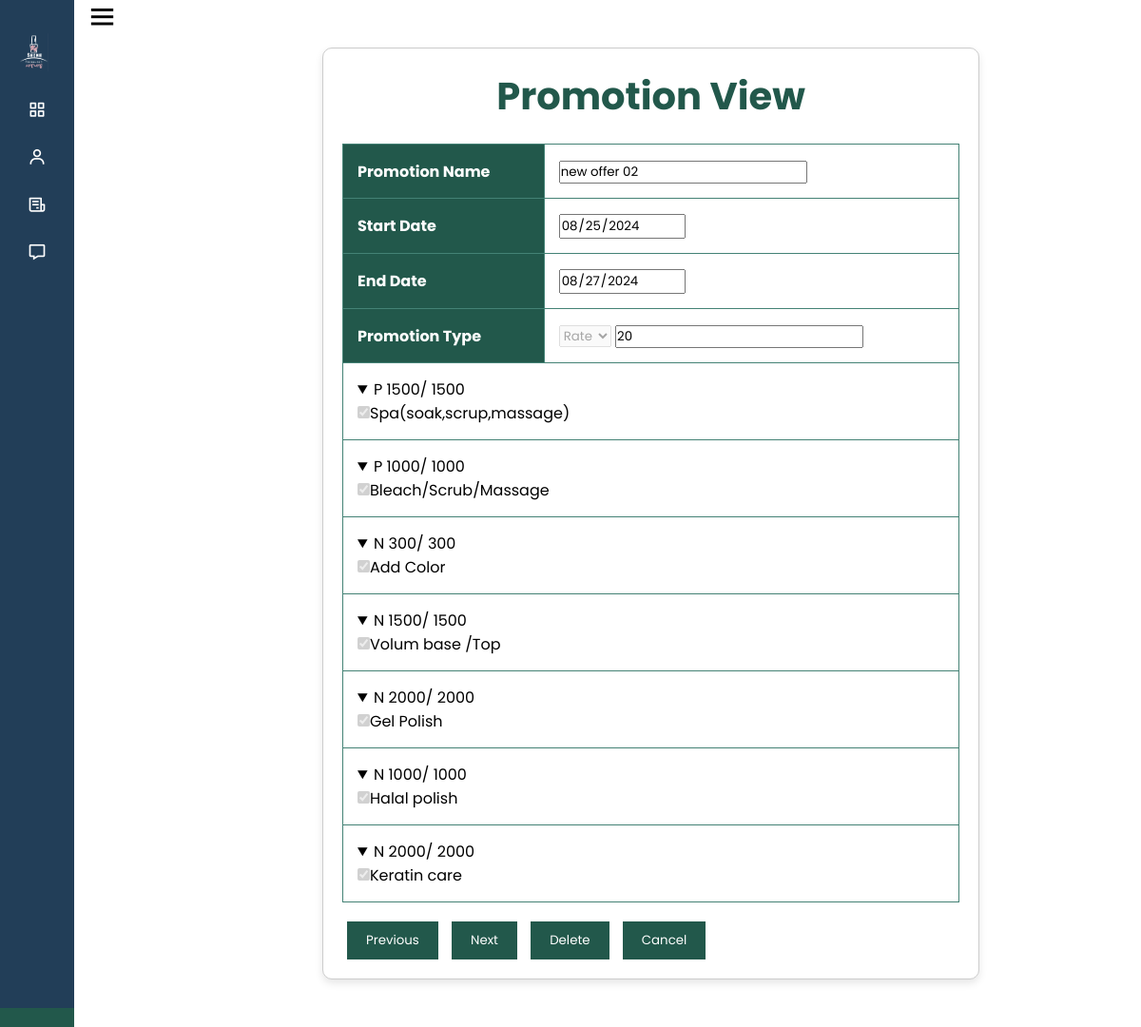
Screenshot of /promotion_view.php?p_no=81 with the database file from the repository.
### tables this page shows
CREATE TABLE IF NOT EXISTS `promotion` (
  `p_no` int(11) NOT NULL AUTO_INCREMENT,
  `p_name` varchar(30) NOT NULL,
  `p_s_date` date NOT NULL,
  `p_e_date` date NOT NULL,
  `p_s_items` int(11) DEFAULT NULL,
  `p_rate_price` varchar(5) NOT NULL,
  `status` int(11) DEFAULT NULL,
  PRIMARY KEY (`p_no`)
);

CREATE TABLE IF NOT EXISTS `pro_service` (
  `pro_s_no` int(11) NOT NULL AUTO_INCREMENT,
  `pro_p_no` int(11) NOT NULL,
  `pro_s_cat` varchar(1) NOT NULL,
  `pro_si_no` int(11) NOT NULL,
  `pro_s_price` int(11) NOT NULL,
  PRIMARY KEY (`pro_s_no`)
);

CREATE TABLE IF NOT EXISTS `service_item` (
  `si_no` int(11) NOT NULL AUTO_INCREMENT,
  `si_cat` varchar(255) DEFAULT NULL,
  `si_service_name` varchar(50) NOT NULL,
  `si_price` int(11) NOT NULL,
  `si_promotion_price` int(11) DEFAULT NULL,
  `si_image1` varchar(255) DEFAULT NULL,
  `si_image2` varchar(255) DEFAULT NULL,
  `si_image3` varchar(255) DEFAULT NULL,
  `si_ext1` varchar(255) DEFAULT NULL,
  `si_ext2` varchar(255) DEFAULT NULL,
  `si_ext3` varchar(255) DEFAULT NULL,
  `si_description` text NOT NULL,
  `si_show` tinyint(1) DEFAULT '0',
  PRIMARY KEY (`si_no`)
);

### promotion_view.php (the view, shortened to what this page needs)
<?php include 'common.php';
$promotion_id = $_GET['p_no'] ?? '';
if ($promotion_id) {
    $stmt = $conn->prepare("SELECT * FROM promotion WHERE p_no = ?");
    $stmt->bind_param("i", $promotion_id);
    $stmt->execute();
    $result = $stmt->get_result();
    $promotion = $result->fetch_assoc();
    $stmt = $conn->prepare("
        SELECT ps.*, si.si_service_name,si.si_price
        FROM pro_service ps
        JOIN service_item si ON ps.pro_si_no = si.si_no
        WHERE ps.pro_p_no = ?
    ");
    $stmt->bind_param("i", $promotion_id);
    $stmt->execute();
    $result = $stmt->get_result();
    $services = $result->fetch_all(MYSQLI_ASSOC);
    $stmt = $conn->prepare("SELECT p_no FROM promotion WHERE p_no < ? ORDER BY p_no DESC LIMIT 1");
    $stmt->bind_param("i", $promotion_id);
    $stmt->execute();
    $result = $stmt->get_result();
    $prev_promotion = $result->fetch_assoc();
    $prev_promotion_id = $prev_promotion['p_no'] ?? null;
    $stmt = $conn->prepare("SELECT p_no FROM promotion WHERE p_no > ? ORDER BY p_no ASC LIMIT 1");
    $stmt->bind_param("i", $promotion_id);
    $stmt->execute();
    $result = $stmt->get_result();
    $next_promotion = $result->fetch_assoc();
    $next_promotion_id = $next_promotion['p_no'] ?? null;
} else {
    die('Error: No promotion ID provided.');
}
?>
<!DOCTYPE html>
<html lang="en">
<head>
    <link rel="stylesheet" href="css/promotion_add.css">
</head>
<body>
    <?php include "side_bar.php"; ?>
    <div class="container">
        <h1>Promotion View</h1>
        <table class="customer-table">
            <tr>
                <th>Promotion Name</th>
                <td colspan="2"><input type="text" value="<?php echo htmlspecialchars($promotion['p_name']); ?>" readonly></td>
            </tr>
            <tr>
                <th>Start Date</th>
                <td colspan="2"><input type="date" value="<?php echo htmlspecialchars($promotion['p_s_date']); ?>" readonly></td>
            </tr>
            <tr>
                <th>End Date</th>
                <td colspan="2"><input type="date" value="<?php echo htmlspecialchars($promotion['p_e_date']); ?>" readonly></td>
            </tr>
            <tr>
                <th>Promotion Type</th>
                <td>
                    <select name="promotion_type" disabled>
                        <option value="Rate" <?php echo ($promotion['p_rate_price'] !== '') ? 'selected' : ''; ?>>Rate</option>
                    </select>
                    <?php if ($promotion['p_rate_price'] !== ''): ?>
                        <input type="text" value="<?php echo htmlspecialchars($promotion['p_rate_price']); ?>" readonly>
                    <?php endif; ?>
                </td>
            </tr>
            <?php foreach ($services as $service): ?>
            <tr>
                    <td colspan="2">
                <details open>
                    <summary><?php echo htmlspecialchars($service['pro_s_cat']); ?>
                    <?php echo $service['si_price']; ?>/ <?php echo $service['pro_s_price'];?>
                </summary>
                    <input type="checkbox" checked disabled><?php echo htmlspecialchars($service['si_service_name']); ?><br>
                </details>
            </td>
            </tr>
            <?php endforeach; ?>
        </table>
        <div class="navigation-buttons">
            <?php if ($prev_promotion_id): ?>
                <a href="promotion_view.php?p_no=<?php echo $prev_promotion_id; ?>"><button class="page-btn">Previous</button></a>
            <?php endif; ?>
            <?php if ($next_promotion_id): ?>
                <a href="promotion_view.php?p_no=<?php echo $next_promotion_id; ?>"><button class="page-btn">Next</button></a>
            <?php endif; ?>
        <form method='POST' action='delete_promotion.php' onsubmit='return confirm("Are you sure you want to delete this promotion?");' style='display:inline;'>
            <button type='submit' class='page-btn'>Delete</button>
        </form>
        <a href="promotion_list.php"><button class="page-btn">Cancel</button></a>
    </div>
</body>
</html>

### css/promotion_add.css (style rules this page uses)
h1 { text-align: center; font-size: 40px; color: #22584b; }
.container { width: 70%; margin: 50px; margin-left:280px; padding: 20px; background-color: #ffffff; border: 1px solid #ccc; border-radius: 10px; box-shadow: 0 4px 8px rgba(0, 0, 0, 0.1); }
.customer-table { width: 100%; margin: 20px auto; border-collapse: collapse; }
.customer-table th, .customer-table td { border: 1px solid #448275; padding: 15px; text-align: left; }
.customer-table th { background-color: #22584b; color: #ffffff; }
.customer-table tbody tr:nth-child(even) { background-color: white; }
.page-btn { background-color: #22584b; color: white; border: none; padding: 10px 20px; margin: 0 5px; cursor: pointer; }

### css/side_bar.css (style rules this page uses)
* { margin: 0; padding: 0; box-sizing: border-box; font-family: 'Poppins', sans-serif; }
body { display: flex; margin-right: 10%; }

### rows the page displays
promotion: p_name "new offer 02", p_s_date "08/25/2024", p_e_date "08/27/2024", promotion_type "Rate", p_rate_price "20"
pro_service: pro_s_cat "P", service_item.si_price "1500", pro_s_price "1500", service_item.si_service_name "Spa(soak,scrup,massage)"
pro_service: pro_s_cat "P", service_item.si_price "1000", pro_s_price "1000", service_item.si_service_name "Bleach/Scrub/Massage"
pro_service: pro_s_cat "N", service_item.si_price "300", pro_s_price "300", service_item.si_service_name "Add Color"
pro_service: pro_s_cat "N", service_item.si_price "1500", pro_s_price "1500", service_item.si_service_name "Volum base /Top"
pro_service: pro_s_cat "N", service_item.si_price "2000", pro_s_price "2000", service_item.si_service_name "Gel Polish"
pro_service: pro_s_cat "N", service_item.si_price "1000", pro_s_price "1000", service_item.si_service_name "Halal polish"
pro_service: pro_s_cat "N", service_item.si_price "2000", pro_s_price "2000", service_item.si_service_name "Keratin care"
